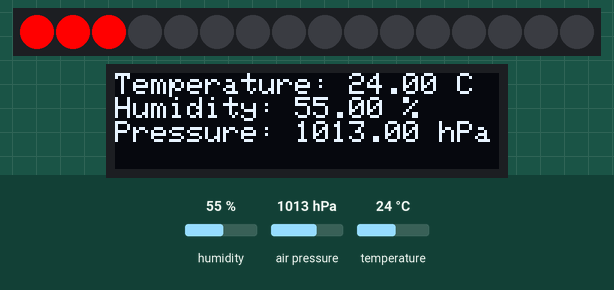
This sketch was run on a simulated Arduino Mega 2560, built with avr-gcc and run on an emulated ATmega2560. On the bench: 16 RGB LEDs in strip order, left to right, 128×32 one-colour display. The inputs (shaded band) are chosen by the test bench; at power-on: humidity 55 %, air pressure 1013 hPa, temperature 24 °C.

Above: at 0.1 s.
At 5.1 s:
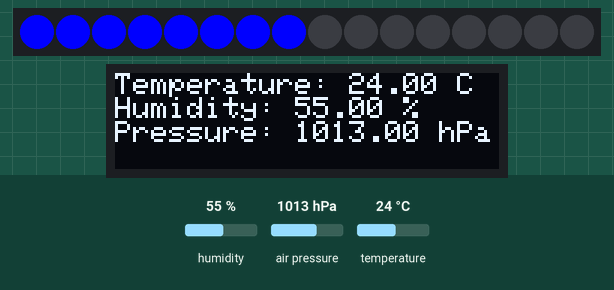
At 10.1 s:
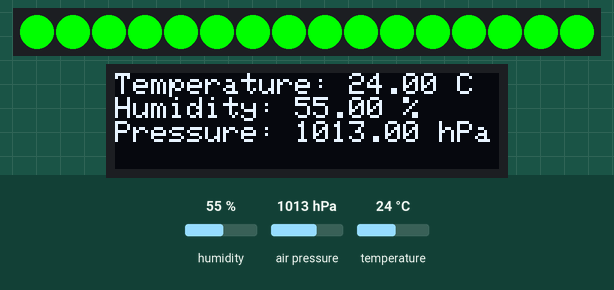

Measured:
- by itself, everything shown: repeats every 15.0 s, in 3 steps
- what the display in image 0 shows lasts 5.0 s, from 0.1 s to 5.1 s

The sketch:

M_t_o.ino
```cpp
#include <Wire.h>
#include <Adafruit_Sensor.h>
#include <Adafruit_BME280.h>
#include <Adafruit_SSD1306.h>
#include <Adafruit_NeoPixel.h>

#define PIN_LED        23
#define NUMPIXELS      16
#define SCREEN_WIDTH   128
#define SCREEN_HEIGHT  32
#define OLED_RESET     -1

Adafruit_BME280 bme;
Adafruit_NeoPixel pixels(NUMPIXELS, PIN_LED, NEO_GRB + NEO_KHZ800);
Adafruit_SSD1306 display(SCREEN_WIDTH, SCREEN_HEIGHT, &Wire, OLED_RESET);

void setup() {
  Serial.begin(9600);
  Wire.begin();

  if (!bme.begin(0x76)) {
    Serial.println("Could not find a valid BME280 sensor, check wiring!");
    while (1);
  }

  pixels.begin();
  display.begin(SSD1306_SWITCHCAPVCC, 0x3C);
}

void loop() {
  float temperature = bme.readTemperature();
  float humidity = bme.readHumidity();
  float pressure = bme.readPressure() / 100.0F;

  display.clearDisplay();
  display.setTextSize(1);
  display.setTextColor(SSD1306_WHITE);
  display.setCursor(0, 0);
  display.println("Temperature: " + String(temperature) + " C");
  display.println("Humidity: " + String(humidity) + " %");
  display.println("Pressure: " + String(pressure) + " hPa");
  display.display();

  displayBarGraph(temperature, pixels.Color(255, 0, 0)); // Red for temperature
  delay(5000); // Wait for 5 seconds

  displayBarGraph(humidity, pixels.Color(0, 0, 255)); // Blue for humidity
  delay(5000); // Wait for 5 seconds

  displayBarGraph(pressure, pixels.Color(0, 255, 0)); // Green for pressure
  delay(5000); // Wait for 5 seconds
}

void displayBarGraph(float value, uint32_t color) {
  int pixelsToLight = map(value, 0, 100, 0, NUMPIXELS);

  pixels.clear();

  for (int i = 0; i < pixelsToLight; i++)
    pixels.setPixelColor(i, color);

  pixels.show();
}
```
